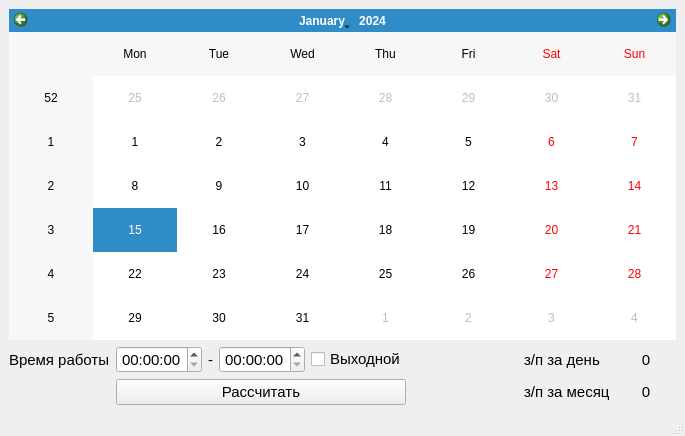
<?xml version="1.0" encoding="UTF-8"?>
<ui version="4.0">
 <class>MainWindow</class>
 <widget class="QMainWindow" name="MainWindow">
  <property name="geometry">
   <rect>
    <x>0</x>
    <y>0</y>
    <width>685</width>
    <height>436</height>
   </rect>
  </property>
  <property name="windowTitle">
   <string>MainWindow</string>
  </property>
  <widget class="QWidget" name="centralwidget">
   <layout class="QVBoxLayout" name="verticalLayout">
    <item>
     <widget class="QCalendarWidget" name="calendarWidget"/>
    </item>
    <item>
     <layout class="QGridLayout" name="gridLayout">
      <item row="0" column="4">
       <widget class="QCheckBox" name="dayOffCheckBox">
        <property name="font">
         <font>
          <pointsize>11</pointsize>
         </font>
        </property>
        <property name="text">
         <string>Выходной</string>
        </property>
        <property name="iconSize">
         <size>
          <width>20</width>
          <height>20</height>
         </size>
        </property>
        <property name="checked">
         <bool>false</bool>
        </property>
        <property name="tristate">
         <bool>false</bool>
        </property>
       </widget>
      </item>
      <item row="0" column="6">
       <widget class="QLabel" name="label_3">
        <property name="font">
         <font>
          <pointsize>11</pointsize>
         </font>
        </property>
        <property name="text">
         <string>з/п за день</string>
        </property>
        <property name="textFormat">
         <enum>Qt::AutoText</enum>
        </property>
       </widget>
      </item>
      <item row="1" column="7">
       <widget class="QLabel" name="monthlySalaryLabel">
        <property name="minimumSize">
         <size>
          <width>60</width>
          <height>0</height>
         </size>
        </property>
        <property name="font">
         <font>
          <pointsize>11</pointsize>
         </font>
        </property>
        <property name="text">
         <string>0</string>
        </property>
        <property name="alignment">
         <set>Qt::AlignCenter</set>
        </property>
       </widget>
      </item>
      <item row="1" column="6">
       <widget class="QLabel" name="label_4">
        <property name="font">
         <font>
          <pointsize>11</pointsize>
         </font>
        </property>
        <property name="text">
         <string>з/п за месяц</string>
        </property>
        <property name="textFormat">
         <enum>Qt::AutoText</enum>
        </property>
       </widget>
      </item>
      <item row="1" column="1" colspan="4">
       <widget class="QPushButton" name="calculatePushButton">
        <property name="font">
         <font>
          <pointsize>11</pointsize>
         </font>
        </property>
        <property name="text">
         <string>Рассчитать</string>
        </property>
        <property name="default">
         <bool>false</bool>
        </property>
        <property name="flat">
         <bool>false</bool>
        </property>
       </widget>
      </item>
      <item row="0" column="0">
       <widget class="QLabel" name="label">
        <property name="font">
         <font>
          <pointsize>11</pointsize>
         </font>
        </property>
        <property name="text">
         <string>Время работы</string>
        </property>
        <property name="textFormat">
         <enum>Qt::AutoText</enum>
        </property>
       </widget>
      </item>
      <item row="0" column="5">
       <spacer name="horizontalSpacer">
        <property name="orientation">
         <enum>Qt::Horizontal</enum>
        </property>
        <property name="sizeType">
         <enum>QSizePolicy::MinimumExpanding</enum>
        </property>
        <property name="sizeHint" stdset="0">
         <size>
          <width>20</width>
          <height>20</height>
         </size>
        </property>
       </spacer>
      </item>
      <item row="0" column="2">
       <widget class="QLabel" name="label_2">
        <property name="maximumSize">
         <size>
          <width>10</width>
          <height>16777215</height>
         </size>
        </property>
        <property name="font">
         <font>
          <pointsize>11</pointsize>
         </font>
        </property>
        <property name="text">
         <string>-</string>
        </property>
        <property name="alignment">
         <set>Qt::AlignCenter</set>
        </property>
       </widget>
      </item>
      <item row="0" column="7">
       <widget class="QLabel" name="dailySalaryLabel">
        <property name="minimumSize">
         <size>
          <width>60</width>
          <height>0</height>
         </size>
        </property>
        <property name="font">
         <font>
          <pointsize>11</pointsize>
         </font>
        </property>
        <property name="layoutDirection">
         <enum>Qt::LeftToRight</enum>
        </property>
        <property name="text">
         <string>0</string>
        </property>
        <property name="alignment">
         <set>Qt::AlignCenter</set>
        </property>
       </widget>
      </item>
      <item row="0" column="1">
       <widget class="QTimeEdit" name="startTimeEdit">
        <property name="font">
         <font>
          <pointsize>11</pointsize>
         </font>
        </property>
        <property name="alignment">
         <set>Qt::AlignCenter</set>
        </property>
        <property name="buttonSymbols">
         <enum>QAbstractSpinBox::UpDownArrows</enum>
        </property>
        <property name="correctionMode">
         <enum>QAbstractSpinBox::CorrectToPreviousValue</enum>
        </property>
       </widget>
      </item>
      <item row="0" column="3">
       <widget class="QTimeEdit" name="endTimeEdit">
        <property name="font">
         <font>
          <pointsize>11</pointsize>
         </font>
        </property>
        <property name="alignment">
         <set>Qt::AlignCenter</set>
        </property>
       </widget>
      </item>
     </layout>
    </item>
   </layout>
  </widget>
  <widget class="QMenuBar" name="menubar">
   <property name="geometry">
    <rect>
     <x>0</x>
     <y>0</y>
     <width>685</width>
     <height>25</height>
    </rect>
   </property>
  </widget>
  <widget class="QStatusBar" name="statusbar"/>
 </widget>
 <resources/>
 <connections/>
</ui>
